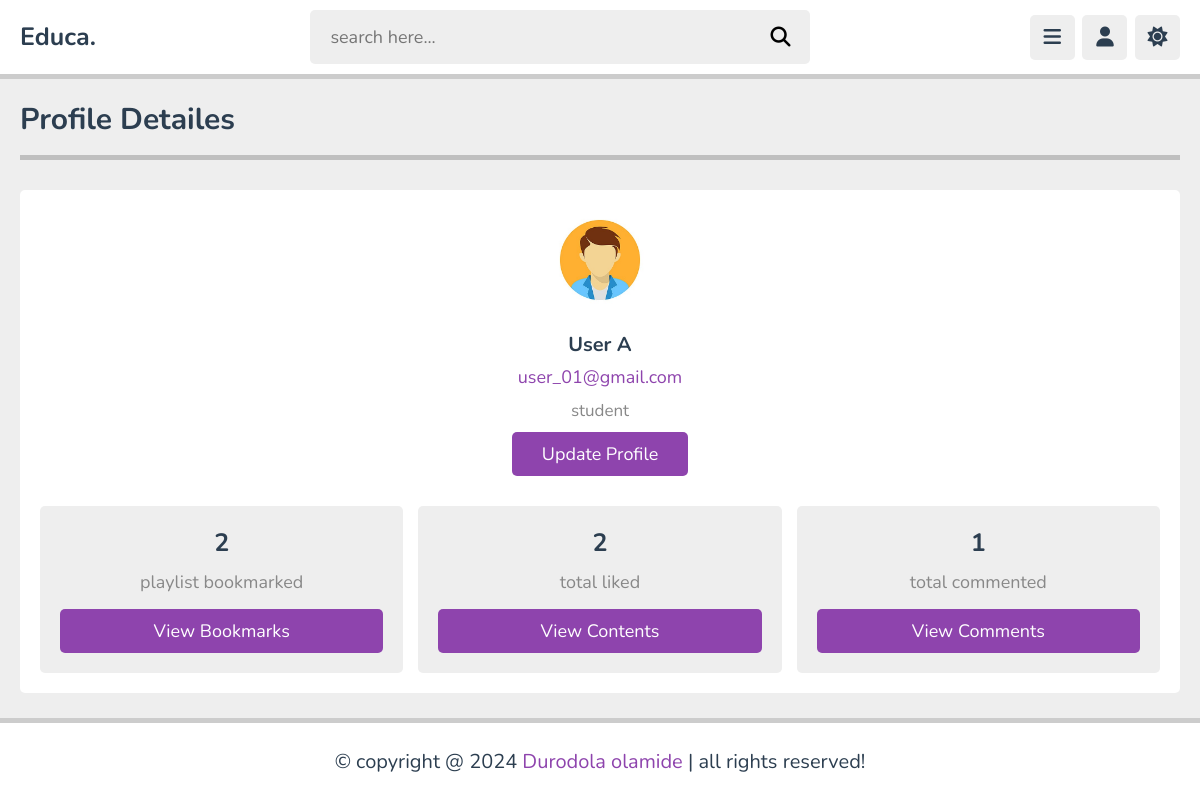
The page /profile.php (signed in) on the database its author committed.
### tables this page shows
CREATE TABLE `users` (
  `id` varchar(20) NOT NULL,
  `name` varchar(50) NOT NULL,
  `email` varchar(50) NOT NULL,
  `password` varchar(50) NOT NULL,
  `image` varchar(100) NOT NULL
);

### profile.php (the view, shortened to what this page needs)
<?php
include 'components/connect.php';
if (isset($_COOKIE['user_id'])) {
    $user_id = $_COOKIE['user_id'];
} else {
    $user_id = '';
    header('location:home.php');
}
$count_bookmark = $conn->prepare("SELECT * FROM `bookmark` WHERE user_id = ?");
$count_bookmark->execute([$user_id]);
$total_bookmarks = $count_bookmark->rowCount();
$count_likes = $conn->prepare("SELECT * FROM `likes` WHERE user_id = ?");
$count_likes->execute([$user_id]);
$total_likes = $count_likes->rowCount();
$count_comment = $conn->prepare("SELECT * FROM `comments` WHERE user_id = ?");
$count_comment->execute([$user_id]);
$total_comments = $count_comment->rowCount();
?><!DOCTYPE html>
<html lang="en">
<head>
    <link rel="stylesheet" href="https://cdnjs.cloudflare.com/ajax/libs/font-awesome/6.2.0/css/all.min.css">
    <link rel="stylesheet" href="css/style.css">
</head>
<body>
    <?php include 'components/user_header.php'; ?>
    <section class="profile">
        <h1 class="heading">Profile detailes</h1>
        <div class="details">
            <div class="tutor">
                <img src="uploaded_files/<?= $fetch_profile['image']; ?>" alt="">
                <h3><?= $fetch_profile['name']; ?></h3>
                <p><?= $fetch_profile['email']; ?></p>
                <span>student</span>
                <a href="update.php" class="inline-btn">update profile</a>
            </div>
            <div class="box-container">
                <div class="box">
                    <h3><?= $total_bookmarks; ?></h3>
                    <p>playlist bookmarked</p>
                    <a href="bookmark.php" class="btn">view bookmarks</a>
                </div>
                <div class="box">
                    <h3><?= $total_likes; ?></h3>
                    <p>total liked</p>
                    <a href="contents.php" class="btn">view contents</a>
                </div>
                <div class="box">
                    <h3><?= $total_comments; ?></h3>
                    <p>total commented</p>
                    <a href="comments.php" class="btn">view comments</a>
                </div>
            </div>
        </div>
    </section>
    <?php include 'components/footer.php'; ?>
</body>
</html>

### css/style.css (style rules this page uses)
:root { --main-color: #8e44ad; --red: #e74c3c; --orange: #f39c12; --white: #fff; --black: #2c3e50; --light-color: #888; --light-bg: #eee; --border: .5rem solid rgba(0,0,0,.2); }
* { font-family: 'Nunito', sans-serif; margin: 0; padding: 0; box-sizing: border-box; outline: none; border: none; text-decoration: none; }
html { font-size: 62.5%; overflow-x: hidden; }
body { background-color: var(--light-bg); padding-bottom: 9rem; padding-left: 30rem; }
section { padding: 2rem; margin: 0 auto; max-width: 1200px; }
.heading { font-size: 3rem; color: var(--black); text-transform: capitalize; padding-bottom: 1.5rem; margin-bottom: 3rem; border-bottom: var(--border); }
.btn, .option-btn, .delete-btn, .inline-btn, .inline-option-btn, .inline-delete-btn { border-radius: .5rem; padding: 1rem 3rem; font-size: 1.8rem; color: #fff; margin-top: 1rem; text-transform: capitalize; cursor: pointer; text-align: center; }
.inline-btn, .inline-option-btn, .inline-delete-btn { display: inline-block; }
.btn, .option-btn, .delete-btn { display: block; width: 100%; }
.btn, .inline-btn { background-color: var(--main-color); }
.profile .details { background-color: var(--white); border-radius: .5rem; padding: 2rem; overflow-x: hidden; }
.profile .details .tutor { margin-bottom: 3rem; text-align: center; }
.profile .details .tutor img { height: 10rem; width: 10rem; border-radius: 50%; object-fit: cover; margin-bottom: 1rem; }
.profile .details .tutor h3 { margin: .7rem 0; font-size: 2rem; color: var(--black); text-overflow: ellipsis; overflow-x: hidden; }
.profile .details .tutor span { color: var(--light-color); font-size: 1.7rem; display: block; }
.profile .details .tutor p { font-size: 1.8rem; color: var(--main-color); padding-bottom: 1rem; text-overflow: ellipsis; overflow-x: hidden; }
.profile .details .box-container { display: flex; flex-wrap: wrap; gap: 1.5rem; }
.profile .details .box-container .box { flex: 1 1 23rem; border-radius: .5rem; background-color: var(--light-bg); padding: 2rem; text-align: center; }
.profile .details .box-container .box h3 { font-size: 2.5rem; color: var(--black); margin-bottom: .5rem; }
.profile .details .box-container .box p { padding: .5rem 0; font-size: 1.8rem; color: var(--light-color); }
@media (max-width: 1200px) { body { padding-left: 0; } }

### rows shown on the page
users: image (picture), name "User A", email "user_01@gmail.com"

### other values the page prints
$total_bookmarks "2"
$total_likes "2"
$total_comments "1"
